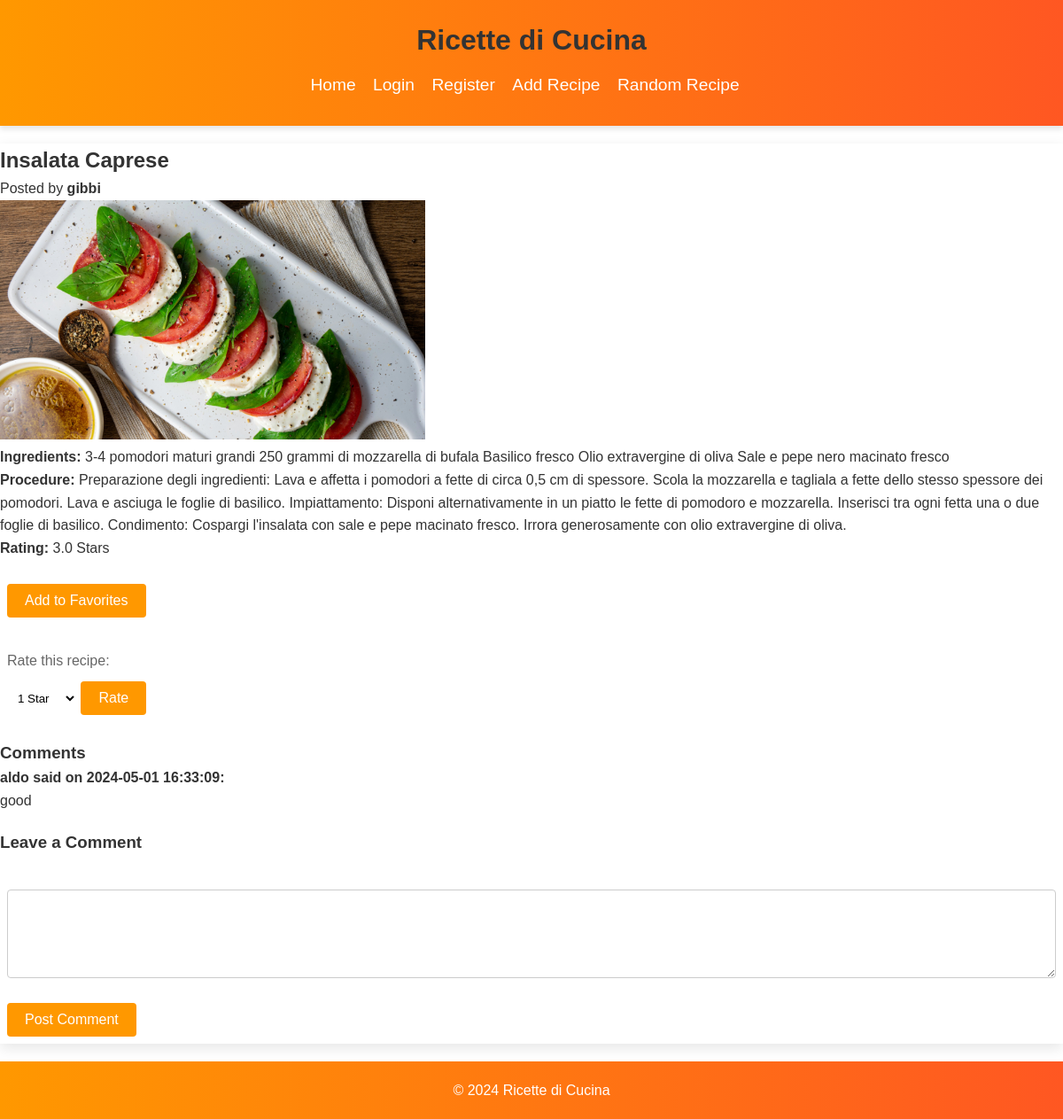
/recipe/3, run on the app's committed database.
### tables this page shows
CREATE TABLE recipe (
    id INTEGER PRIMARY KEY AUTOINCREMENT,
    name TEXT NOT NULL,
    ingredients TEXT NOT NULL,
    procedure TEXT NOT NULL,
    user_id INTEGER, image_path TEXT,
    FOREIGN KEY (user_id) REFERENCES user (id)
);

CREATE TABLE user (
    id INTEGER PRIMARY KEY AUTOINCREMENT,
    username TEXT UNIQUE NOT NULL,
    email TEXT UNIQUE NOT NULL,
    password_hash TEXT NOT NULL
);

CREATE TABLE comment (
    id INTEGER PRIMARY KEY AUTOINCREMENT,
    user_id INTEGER NOT NULL,
    recipe_id INTEGER NOT NULL,
    text TEXT NOT NULL,
    created_at TIMESTAMP DEFAULT CURRENT_TIMESTAMP,
    FOREIGN KEY (user_id) REFERENCES user (id),
    FOREIGN KEY (recipe_id) REFERENCES recipe (id)
);

### app.py (the view)
@app.route('/recipe/<int:recipe_id>')
def view_recipe(recipe_id):
    db = get_db()
    recipe_data = db.execute(
        'SELECT r.*, u.username AS user_name FROM recipe r '
        'JOIN user u ON r.user_id = u.id '
        'WHERE r.id = ?', (recipe_id,)
    ).fetchone()
    if recipe_data is None:
        flash('Recipe not found.', 'error')
        return redirect(url_for('index'))
    recipe = dict(recipe_data)
    comments = db.execute(
        'SELECT comment.*, user.username FROM comment '
        'JOIN user ON comment.user_id = user.id '
        'WHERE recipe_id = ? ORDER BY comment.created_at DESC',
        (recipe_id,)
    ).fetchall()
    rating_result = db.execute(
        'SELECT AVG(rating) as average_rating FROM rating '
        'WHERE recipe_id = ?',
        (recipe_id,)
    ).fetchone()
    if rating_result['average_rating'] is not None:
        recipe['average_rating'] = float(rating_result['average_rating'])
    else:
        recipe['average_rating'] = 0.0
    user_rating = None
    if 'user_id' in session:
        user_rating_query = db.execute(
            'SELECT rating FROM rating WHERE user_id = ? AND recipe_id = ?',
            (session['user_id'], recipe_id)
        ).fetchone()
        user_rating = user_rating_query['rating'] if user_rating_query else 0.0
    return render_template('recipe_view.html', recipe=recipe, comments=comments, user_rating = user_rating)

### app.py (called while the page is built)
def get_db():
    db_path = app.config['DATABASE']
    if '_database' not in g:
        g._database = sqlite3.connect(db_path)
        g._database.row_factory = sqlite3.Row
    return g._database

@app.teardown_appcontext
def close_connection(exception):
    db = g.pop('_database', None)
    if db is not None:
        db.close()

### templates/recipe_view.html
{% extends "layout.html" %}
{% block content %}
<h2>{{ recipe.name }}</h2>
<p>Posted by <strong>{{ recipe.user_name }}</strong></p>
<img src="../{{ recipe.image_path }}" alt="Immagine del piatto" class="recipe-image">
<p><strong>Ingredients:</strong> {{ recipe.ingredients }}</p>
<p><strong>Procedure:</strong> {{ recipe.procedure }}</p>
<div class="rating-favorites">
    <div>
        <p><strong>Rating:</strong>
            {% if recipe.average_rating != 0.0 %}
                {{ recipe.average_rating|round(1) }} Stars
            {% else %}
                No rating yet
            {% endif %}
        </p>
        <div>
            <form action="{{ url_for('add_to_favorites', recipe_id=recipe.id) }}" method="post">
                <button type="submit">Add to Favorites</button>
            </form>
        </div>
        <form method="post" action="{{ url_for('rate_recipe', recipe_id=recipe.id) }}">
            <label for="rating">Rate this recipe:</label>
            <select name="rating" id="rating">
                {% for star in range(1, 6) %}
                    <option value="{{ star }}" {{ 'selected' if user_rating and star == user_rating }}> {{ star }} Star{{ 's' if star > 1 }}</option>
                {% endfor %}
            </select>
            <button type="submit">Rate</button>
        </form>
    </div>
</div>
<div class="comments">
    <h3>Comments</h3>
    {% for comment in comments %}
        <div class="comment">
            <strong>{{ comment.username }} said on {{ comment.created_at }}:</strong>
            <p>{{ comment.text }}</p>
        </div>
    {% endfor %}
</div>
<section class="comments">
    <h3>Leave a Comment</h3>
    <form method="post" action="{{ url_for('submit_comment', recipe_id=recipe.id) }}">
        <textarea name="comment_text" required></textarea>
        <button type="submit">Post Comment</button>
    </form>
</section>
{% endblock %}

### static/style.css (style rules this page uses)
* { box-sizing: border-box; margin: 0; padding: 0; }
body, h1, h2, h3, p, form, ul, li { font-family: 'Helvetica Neue', Helvetica, Arial, sans-serif; }
body { line-height: 1.6; font-size: 16px; background-color: #fff; color: #333; }
h1, h2 { color: #333; }
form { background: #ffffff; padding: 20px; margin-top: 20px; border: 1px solid #ddd; transition: transform 0.3s ease-in-out; }
form label { display: block; margin-bottom: 10px; color: #666; }
form input[type="text"], form input[type="email"], form input[type="password"], form textarea { width: 100%; padding: 10px; margin-bottom: 20px; border: 1px solid #ccc; }
form button { background-color: #ff9800; color: #ffffff; border: none; padding: 10px 20px; font-size: 1em; cursor: pointer; transition: background-color 0.3s; }
body, h1, h2, h3, p, form, ul, li { font-family: Arial, sans-serif; }
.recipe-image { max-width: 40%; height: auto; margin-right: 20px; }
.comments { margin-top: 20px; }
.comment { margin-bottom: 10px; }
textarea { width: 100%; height: 100px; margin-top: 10px; padding: 8px; border: 1px solid #ccc; border-radius: 4px; }
select, input, button, form { padding: 8px; border: none; outline: none; background: none; color: inherit; cursor: pointer; border-radius: 4px; }
button { background: orange; color: white; }
select { background: white; color: black; }

### data on the page
recipe: name "Insalata Caprese", ingredients "3-4 pomodori maturi grandi 250 grammi di mozzarella di bufala Basilico fresco Olio extravergine di oliva Sale e pepe nero macinato fresco", procedure "Preparazione degli ingredienti: Lava e affetta i pomodori a fette di circa 0,5 cm di spessore. Scola la mozzarella e tagliala a fette dello stesso spessore dei pomodori. Lava e asciuga le foglie di basilico. Impiattamento: Disponi alternativamente in un piatto le fette di pomodoro e mozzarella. Inserisci tra ogni fetta una o due foglie di basilico. Condimento: Cospargi l'insalata con sale e pepe macinato fresco. Irrora generosamente con olio extravergine di oliva."
user: user_name "gibbi"
comment: username "aldo", created_at "2024-05-01 16:33:09", text "good"

### other printed values
{{ recipe.average_rating|round(1) }} "3.0"
form field rating "1 Star"
